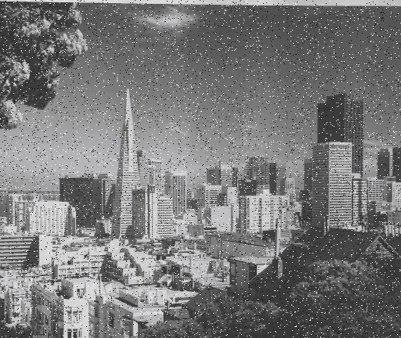
#> input picture IPCV/EXP05/img.jpg, 401 x 338 px
$ jupyter execute expt.ipynb
#> lines starting #> are read from the running program, lines starting #| are printed output that depends on the picture
#> further down, image is the input picture: shape (338, 401, 3); mean B, G, R 120.8, 120.6, 120.6
[cell 1]
import cv2
import numpy as np

def median_filter(image, kernel_size):
  """
  Performs median filtering on an image.

  Args:
      image: Input image as a NumPy array.
      kernel_size: Kernel size for the median filter (must be odd).

  Returns:
      The median filtered image as a NumPy array.
  """
#> called with kernel_size = 3

  # Error handling for even kernel size
  if kernel_size % 2 != 1:
    raise ValueError("Kernel size must be an odd integer")

  # Pad the image to handle boundary conditions
  pad_width = int((kernel_size - 1) / 2)
  padded_img = cv2.copyMakeBorder(image, pad_width, pad_width, pad_width, pad_width, cv2.BORDER_REPLICATE)
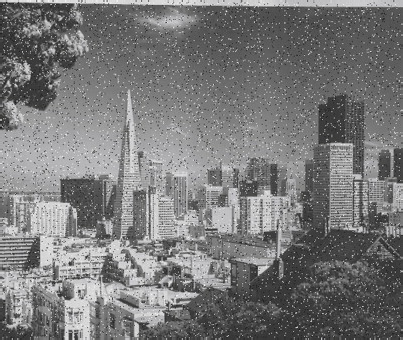
#> padded_img: shape (340, 403, 3); mean of channels 0, 1, 2 120.9, 120.7, 120.7; drawn as B, G, R

  # Output image initialization
  filtered_img = np.zeros_like(image)

  # Iterate through each pixel (excluding borders due to padding)
  for i in range(pad_width, image.shape[0] + pad_width):
    for j in range(pad_width, image.shape[1] + pad_width):
      # Extract the neighborhood around the current pixel
      neighborhood = padded_img[i-pad_width:i+pad_width+1, j-pad_width:j+pad_width+1]

      # Flatten the neighborhood into a 1D array
      flat_neighborhood = neighborhood.flatten()

      # Sort the neighborhood and get the median value
      median_value = np.median(flat_neighborhood)

      # Assign the median value to the corresponding pixel in the output image
      filtered_img[i-pad_width, j-pad_width] = median_value
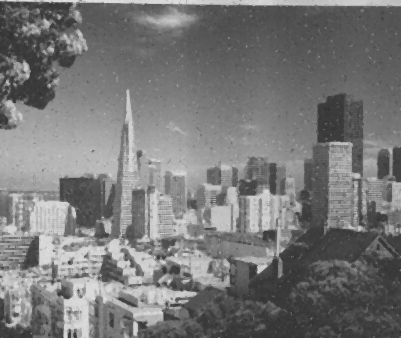
#> filtered_img: shape (338, 401, 3); min 43, max 228, mean 119.9

  return filtered_img

# Load your image here (replace with your image path)
image = cv2.imread("img.jpg")

# Apply median filter with a kernel size of 3 (common choice)
filtered_image = median_filter(image.copy(), 3)

# Display original and filtered images
cv2.imshow("Original Image", image)
cv2.imshow("Median Filtered Image", filtered_image)
cv2.waitKey(0)
cv2.destroyAllWindows()
